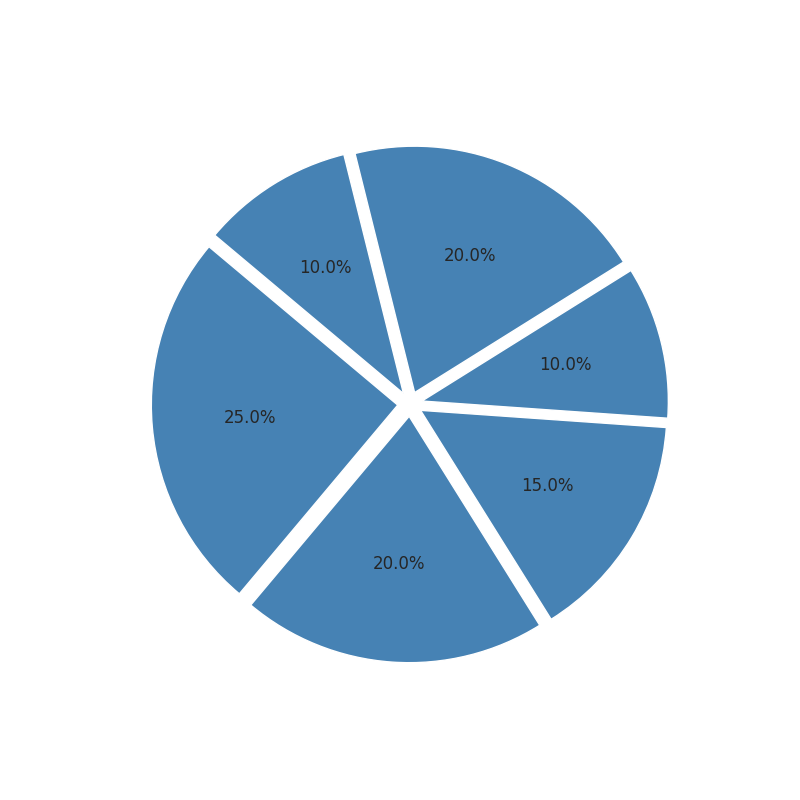

The Python source for this figure:
import matplotlib.pyplot as plt

energy_distribution = [25, 20, 15, 10, 20, 10]
single_color = '#4682B4'  # Consistent single color for all data groups

fig, ax = plt.subplots(figsize=(8, 8))

ax.pie(
    energy_distribution, colors=[single_color]*len(energy_distribution),
    autopct='%1.1f%%', startangle=140, explode=(0.05, 0.05, 0.05, 0.05, 0.05, 0.05)
)

plt.show()
